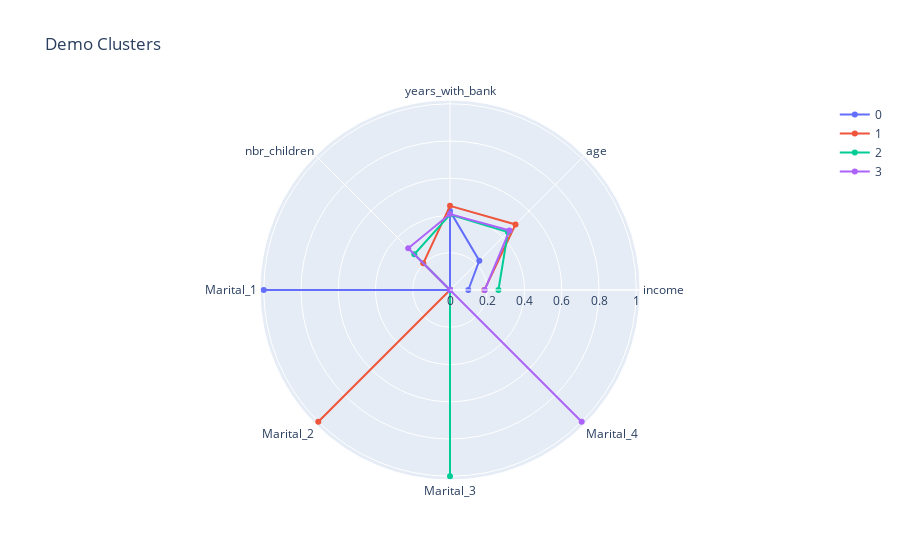

The notebook cell this image was saved under:
### Code cell
clustering(customers_scaled, 4, 'Demo Clusters')

### Figure 1 — Plotly figure (JSON) as saved in the notebook; plotly's stock layout.template omitted (floating-point values rounded to 4 significant figures)
{"data": [{"name": "0", "r": [0.09828, 0.2227, 0.4235, 0, 1, 0, 0, 0], "theta": ["income", "age", "years_with_bank", "nbr_children", "Marital_1", "Marital_2", "Marital_3", "Marital_4"], "type": "scatterpolar"}, {"name": "1", "r": [0.1844, 0.4973, 0.4517, 0.2028, 0, 1, 0, 0], "theta": ["income", "age", "years_with_bank", "nbr_children", "Marital_1", "Marital_2", "Marital_3", "Marital_4"], "type": "scatterpolar"}, {"name": "2", "r": [0.2599, 0.4397, 0.4051, 0.2708, 0, 0, 1, 0], "theta": ["income", "age", "years_with_bank", "nbr_children", "Marital_1", "Marital_2", "Marital_3", "Marital_4"], "type": "scatterpolar"}, {"name": "3", "r": [0.1867, 0.4517, 0.4079, 0.3171, 0, 0, 0, 1], "theta": ["income", "age", "years_with_bank", "nbr_children", "Marital_1", "Marital_2", "Marital_3", "Marital_4"], "type": "scatterpolar"}], "layout": {"polar": {"radialaxis": {"visible": true}}, "showlegend": true, "title": {"text": "Demo Clusters"}}}
